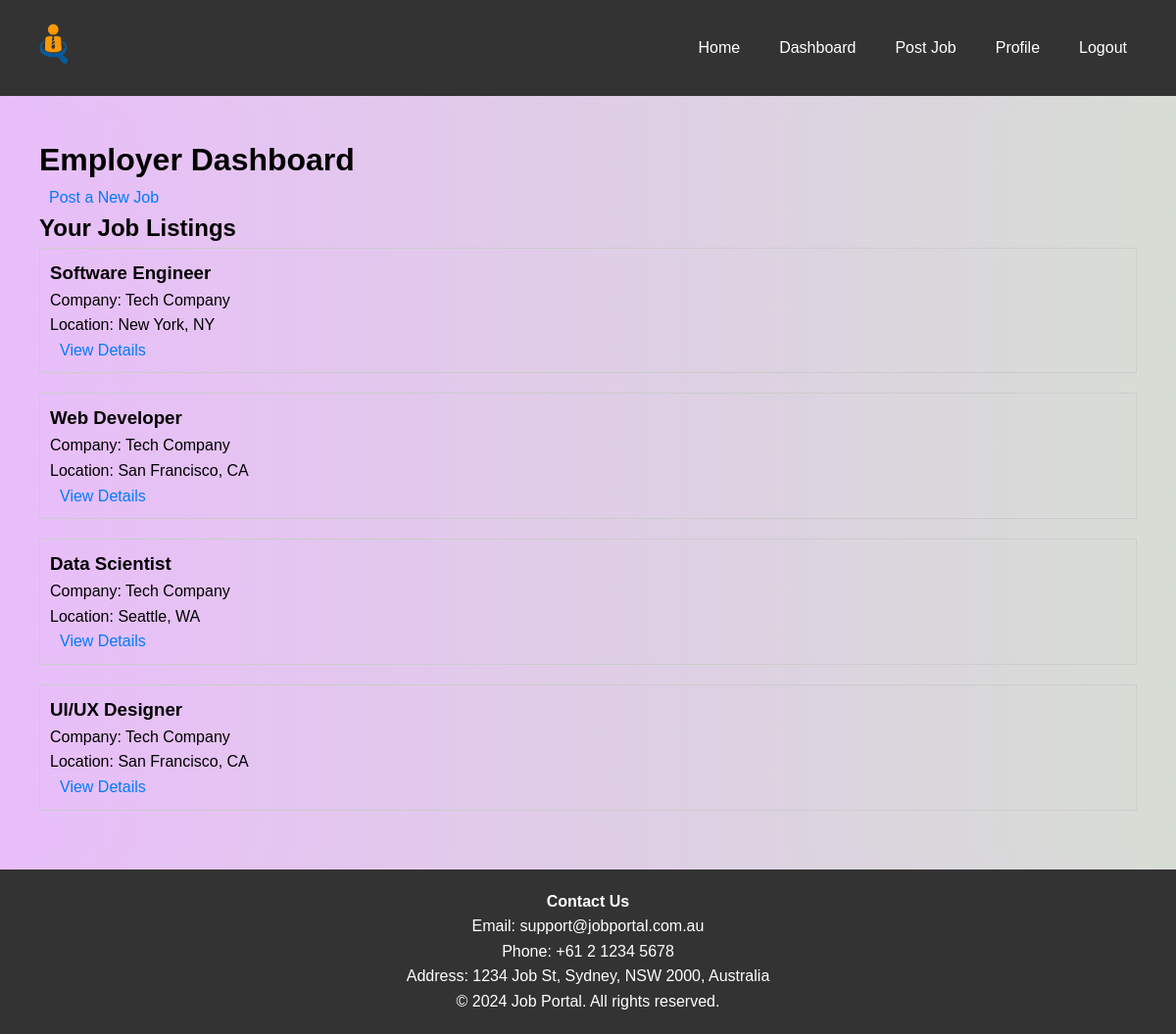
The page /pages/dashboard.php (signed in) on the database its author committed.
### tables this page shows
CREATE TABLE jobs (
  id INT AUTO_INCREMENT PRIMARY KEY,
  employer_id INT NOT NULL,
  title VARCHAR(255) NOT NULL,
  company VARCHAR(255) NOT NULL,
  location VARCHAR(255) NOT NULL,
  description TEXT NOT NULL,
  salary VARCHAR(255) NOT NULL,
  requirements TEXT NOT NULL,
  featured TINYINT(1) DEFAULT 0,
  FOREIGN KEY (employer_id) REFERENCES users(id)
);

### includes/functions.php (called while the page is built, shortened)
<?php
function getEmployerJobs($conn, $employerId) {
    $sql = "SELECT * FROM jobs WHERE employer_id = ?";
    $stmt = $conn->prepare($sql);
    $stmt->bind_param("i", $employerId);
    $stmt->execute();
    $result = $stmt->get_result();
    if ($result->num_rows > 0) {
        $employerJobs = array();
        while ($row = $result->fetch_assoc()) {
            $employerJobs[] = $row;
        }
        return $employerJobs;
    }
    return false;
}

### pages/dashboard.php (the view, shortened to what this page needs)
<?php
require_once '../includes/database.php';
require_once '../includes/functions.php';
$employerJobs = getEmployerJobs($conn, $_SESSION['user_id']);
?>
<?php include '../templates/header.php'; ?>
<main>
    <h1>Employer Dashboard</h1>
    <a href="post-job.php">Post a New Job</a>
    <h2>Your Job Listings</h2>
    <?php if ($employerJobs) : ?>
        <?php foreach ($employerJobs as $job) : ?>
            <div class="job-listing">
                <h3><?php echo $job['title']; ?></h3>
                <p>Company: <?php echo $job['company']; ?></p>
                <p>Location: <?php echo $job['location']; ?></p>
                <a href="job-details.php?id=<?php echo $job['id']; ?>">View Details</a>
            </div>
        <?php endforeach; ?>
    <?php else : ?>
        <p>You haven't posted any job listings yet.</p>
    <?php endif; ?>
</main>
<?php include '../templates/footer.php'; ?>

### assets/css/main.css (style rules this page uses)
* { box-sizing: border-box; margin: 0; padding: 0; }
main { background: linear-gradient( 90deg, hsla(283, 83%, 86%, 1) 0%, hsla(105, 11%, 85%, 1) 100% ); }
body { font-family: Arial, sans-serif; line-height: 1.6; height: 100%; margin: 0; display: flex; flex-direction: column; }
a { color: #007bff; text-decoration: none; transition: color 0.3s ease; padding: 10px; }
main { padding: 20px; flex: 1 0 auto; }
.job-listing { border: 1px solid #ccc; padding: 10px; margin-bottom: 20px; }

### rows shown on the page
jobs: title "Software Engineer", company "Tech Company", location "New York, NY"
jobs: title "Web Developer", company "Tech Company", location "San Francisco, CA"
jobs: title "Data Scientist", company "Tech Company", location "Seattle, WA"
jobs: title "UI/UX Designer", company "Tech Company", location "San Francisco, CA"
